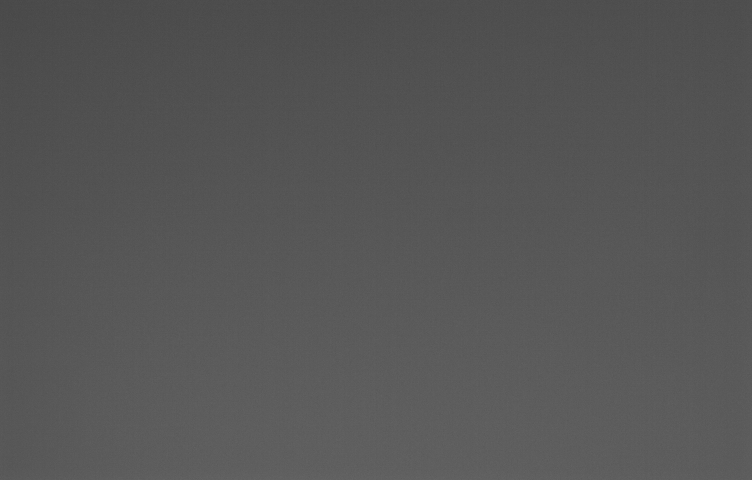
#> input picture Project2/images/ex3_4_5/flatfield_1.bmp, 752 x 480 px
$ python normalized_noise.py
#> lines starting #> are read from the running program, lines starting #| are printed output that depends on the picture
### Project2/pythonscripts/histogram_BIAS_max_dark.py
import numpy as np
import imageio	# may be installed with: pip install imageio
import matplotlib.pyplot as plt
from matplotlib import rcParams

def reading(path,hole = False, sides = 300):
	"""
	Reads image file and return as 2D array
	@ path - path to filename
	@ hole - return array of the hole image if True, default to False
	@ sides - gives length of sides of central region if hole = False
	"""
#> called with path = '../images/ex3_4_5/flatfield_1.bmp', hole = False, sides = 300
	im1 = np.asarray(imageio.imread(path)).astype(int)
#> im1: shape (480, 752) int64; min 71, max 101, mean 86.1
	if hole:
		return im1
	else:	# return using indices from top left corner of central region
		tl = (np.asarray(im1.shape)/2.0-1-sides/2).astype(int)
#> tl = [89, 225]
		return im1[tl[0]:tl[0]+sides,tl[1]:tl[1]+sides]
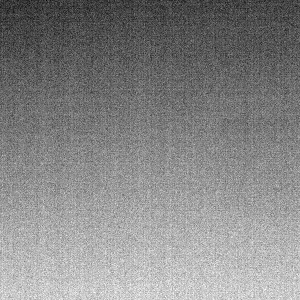
#> returned value: shape (300, 300) int64; min 76, max 97, mean 87.1; drawn with min black and max white

# [14 lines left out: functions info, print_info, not called in this run]

# [33 lines that do not run on import are left out]

### Project2/pythonscripts/normalized_noise.py
import numpy as np
import imageio	# may be installed with: pip install imageio
import matplotlib.pyplot as plt
from matplotlib import rcParams
from math import sqrt
from histogram_BIAS_max_dark import reading
from mean_noise import noisetwo

def noise_dynamic_normed(images):
	"""
	Returns normalized noise of dynamic number of images
	@ images[N,[x,y]] - list with 2D arrays as elements
		@ N - number of images in images, min value 2
		@ x - number of pixels in x-direction
		@ y - number of pixels in y-direction
	"""
	N = np.size(images,axis=0)
	if N == 2:	# if only two images
		return noisetwo(images[0],images[1])
	else:
		n = N/2.	# number of pairs
		even = np.zeros_like(images[0])
		odd = np.zeros_like(images[0])
		for i in np.arange(0,N-1,2):
			even += images[i]	#summing images with even index
			odd += images[i+1]	#summing images with odd index
		return noisetwo(odd,even)/n	# returning normalized noise

if __name__ == '__main__':
	# Path extension
	path = '../images/ex3_4_5/flatfield_'

	# Reading
	N_images = 16

	many_im = []
	for k in range(1,N_images+1):
		ending = str(k)+'.bmp'
		many_im.append(reading(path+ending))
#> pass 2 of the loop `for k in range(1,N_images+1):`:
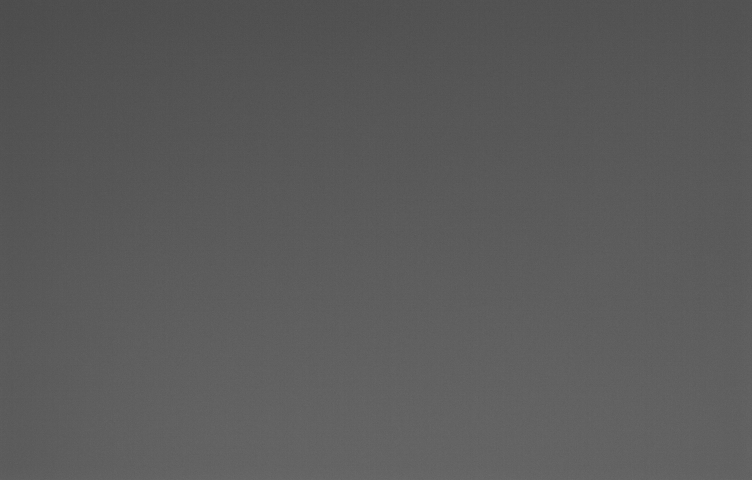
#> input picture Project2/images/ex3_4_5/flatfield_2.bmp, 752 x 480 px
#> in reading (call 2), `return im1[tl[0]:tl[0]+sides,tl[1]:tl[1]+sides]`:
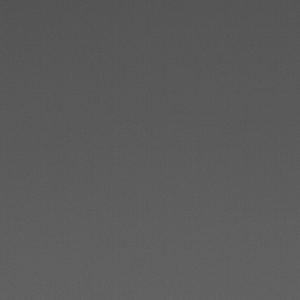
#> returned value: shape (300, 300) int64; min 79, max 102, mean 91.6
#> (the run stopped early here; a loop or call above may not have finished)
